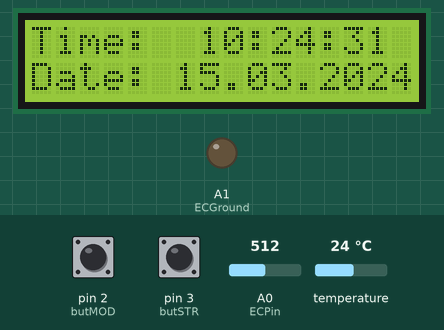
Simulated run of this sketch. Board: Arduino Uno, built with avr-gcc and run on an emulated ATmega328P. Parts: 16×2 character LCD, output pins drawn as LEDs (lit = HIGH). Inputs (shaded band) come from the test bench; at power-on: pin 2 (butMOD) HIGH, pin 3 (butSTR) HIGH, A0 (ECPin) = 512, temperature 24 °C. The local clock reads 2024-03-15 10:24:30 at power-on unless the sketch sets it; pins used as bus, display or sensor lines are not drawn; what the sketch prints to the serial monitor is not drawn.

Above: at 1.4 s.
1.5 s: pin 2 (butMOD) pulled LOW for 0.15 s
At 2.8 s:
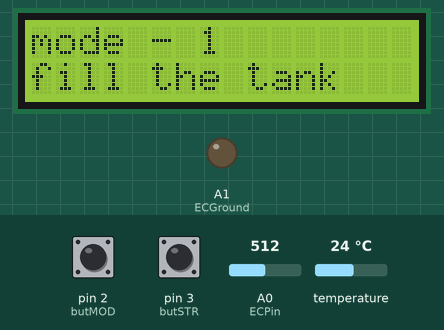
3.1 s: pin 3 (butSTR) pulled LOW for 0.15 s
At 4.3 s:
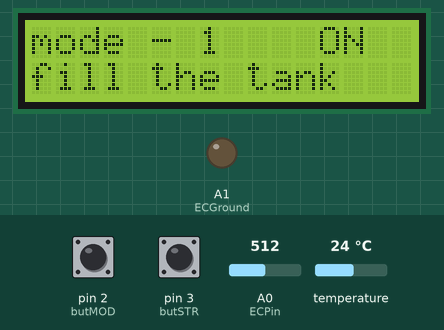
4.7 s: pin 2 (butMOD) pulled LOW for 1 s
At 6.9 s:
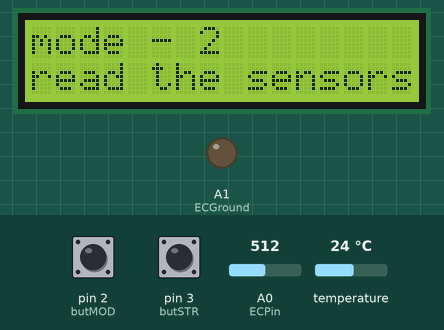
7.2 s: pin 3 (butSTR) pulled LOW for 1 s
At 8.1 s:
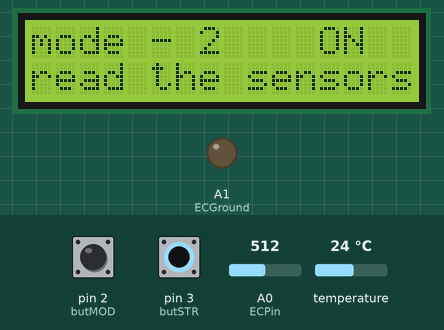
9.7 s: pin 3 (butSTR) pulled LOW for 0.15 s
At 10.8 s:
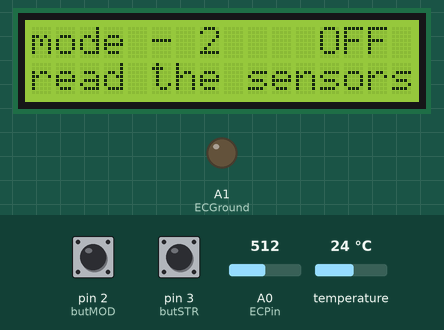
11.3 s: pin 2 (butMOD) pulled LOW for 0.15 s
At 12.7 s:
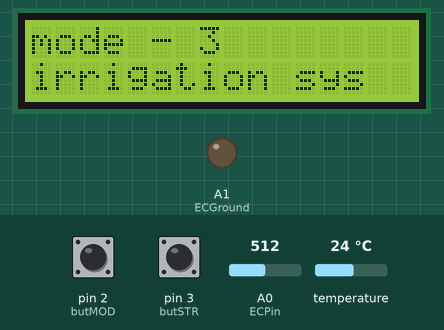
Timing chart, 0 to 13.9 s (numbered marks = the images above; inputs shaded):
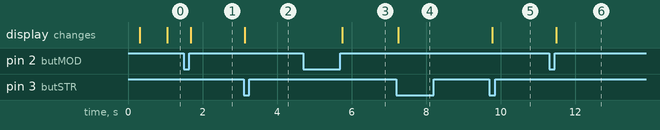

The sketch:

read_sensores.ino
```cpp
// --- Bibliotecas Auxiliares ---
#include <LiquidCrystal_I2C.h>
#include <DS3231.h>
#include <Wire.h>
#include <OneWire.h>
#include <DallasTemperature.h>

// Init the DS3231 using the hardware interface
DS3231  rtc(SDA, SCL);

// --- Mapeamento de Hardware ---
#define butMOD    2                                     //Botão para selecionar tela acima no digital 2
#define butSTR    3                                     //Botão de start ou stop do ambiente

//************************* User Defined Variables ********************************************************//


//##################################################################################
//-----------  Do not Replace R1 with a resistor lower than 300 ohms    ------------
//##################################################################################


int R1 = 1000;
int Ra = 25; //Resistance of powering Pins
int ECPin = A0;
int ECGround = A1;
int ECPower = A2;


//*********** Converting to ppm [Learn to use EC it is much better**************//
// Hana      [USA]        PPMconverion:  0.5
// Eutech    [EU]          PPMconversion:  0.64
//Tranchen  [Australia]  PPMconversion:  0.7
// Why didnt anyone standardise this?


float PPMconversion = 0.7;


//*************Compensating for temperature ************************************//
//The value below will change depending on what chemical solution we are measuring
//0.019 is generaly considered the standard for plant nutrients [google "Temperature compensation EC" for more info
float TemperatureCoef = 0.019; //this changes depending on what chemical we are measuring


//********************** Cell Constant For Ec Measurements *********************//
//Mine was around 2.9 with plugs being a standard size they should all be around the same
//But If you get bad readings you can use the calibration script and fluid to get a better estimate for K
float K = 2.88;


//************ Temp Probe Related *********************************************//
#define ONE_WIRE_BUS 11          // Data wire For Temp Probe is plugged into pin 11 on the Arduino

//***************************** END Of Recomended User Inputs *****************************************************************//

// Modulo I2C display no endereco 0x27
LiquidCrystal_I2C lcd(0x27, 2, 1, 0, 4, 5, 6, 7, 3, POSITIVE);

OneWire oneWire(ONE_WIRE_BUS);// Setup a oneWire instance to communicate with any OneWire devices
DallasTemperature sensors(&oneWire);// Pass our oneWire reference to Dallas Temperature.


void changeMenu();                                      //Função para modificar o menu atual
void dispMenu();                                        //Função para mostrar o menu atual
void menu1();
void menu2();
void menu3();
void menu4();

void controlaEC();

// --- Variáveis Globais ---
char menu = 0x01;                                       //Variável para selecionar o menu
boolean t_butMOD, t_butSTR;                             //Flags para armazenar o estado dos botões

static byte estadoSTR = 0;

static byte estadoSTR1 = 0;

static byte estadoSTR2 = 0;

static unsigned long delayBouce2;

static bool estadoBotaoSTR = true;

static bool estadoAntBotaoSTR = true;

long OnTime = 200;           // milliseconds of on-time
long OffTime = 500;          // milliseconds of off-time
int state_reles_rain = LOW;

unsigned long startMillis = 0;
unsigned long currentMillis = 0;
unsigned long previousMillis = 0;

float Temperature = 10;
float EC = 0;
float EC25 = 0;
int ppm = 0;

float raw = 0;
float Vin = 5;
float Vdrop = 0;
float Rc = 0;
float buffer = 0;

void setup() {
  Serial.begin(9600);
  rtc.begin();
  //Inicializa LCD 16 x 2
  lcd.begin (16, 2);

  pinMode(butMOD, INPUT_PULLUP);     //Entrada para os botões (digitais 2) com pull-ups internos
  pinMode(butSTR, INPUT_PULLUP);     //Entrada para os botões (digitais 3) com pull-ups internos

  //*********************************Setup - runs Once and sets pins etc ******************************************************//
  pinMode(ECPin, INPUT);
  pinMode(ECPower, OUTPUT); //Setting pin for sourcing current
  pinMode(ECGround, OUTPUT); //setting pin for sinking current
  digitalWrite(ECGround, LOW); //We can leave the ground connected permanantly

  t_butMOD   = 0x00;                                      //limpa flag do botão Mode
  t_butSTR   = 0x00;                                      //limpa flag do botão start

  delay(100);

  sensors.begin();// gives sensor time to settle

  delay(100);

  R1 = (R1 + Ra);

}

void loop() {
  changeMenu();
  dispMenu();

}

void changeMenu()                                       //Modifica o menu atual
{
  if (!digitalRead(butMOD))   t_butMOD   = 0x01;       //Botão Up pressionado? Seta flag

  if (digitalRead(butMOD) && t_butMOD)                  //Botão Up solto e flag setada?
  { //Sim...
    t_butMOD = 0x00;                                  //Limpa flag

    lcd.clear();                                     //Limpa display
    menu++;                                           //Incrementa menu

    if (menu > 0x04) menu = 0x01;                     //Se menu maior que 4, volta a ser 1

  } //end butUp

} //end changeMenu

void dispMenu()                                         //Mostra o menu atual
{
  switch (menu)                                       //Controle da variável menu
  {
    case 0x01:                                       //Caso 1
      menu1();                                   //Chama a função de relógio

      break;                                     //break
    case 0x02:                                       //Caso 2
      menu2();                                   //Chama a função do termômetro

      break;                                     //break
    case 0x03:                                       //Caso 3
      menu3();                                   //Chama função para acionamento de lâmpadas

      break;                                     //break
    case 0x04:                                       //Caso 3
      menu4();                                   //Chama função para acionamento de lâmpadas

      break;                                     //break

  } //end switch menu

} //end dispMenu

void menu1()
{
  lcd.setCursor(0, 0);
  lcd.print("Time:  ");
  lcd.print(rtc.getTimeStr());

  lcd.setCursor(0, 1);
  lcd.print("Date: ");
  lcd.print(rtc.getDateStr());


} //end menu1

void menu2()                                            //Função genérica para um quarto menu...
{
  lcd.setCursor(0, 0);
  lcd.print("mode - 1");
  lcd.setCursor(0, 1);
  lcd.print("fill the tank");

  estadoBotaoSTR = digitalRead (butSTR);
  if ((!estadoBotaoSTR && estadoAntBotaoSTR) && ((millis() - delayBouce2))) {
    estadoSTR++;
    if (estadoSTR > 2) {
      lcd.clear();
      estadoSTR = 0;
    }
    delayBouce2 = millis();
  }

  estadoAntBotaoSTR = estadoBotaoSTR;
  switch (estadoSTR)                                     //Controle do set1
  {
    case 0x01:                                        //Caso 1
      lcd.setCursor(0, 0);
      lcd.print("mode - 1");
      lcd.setCursor(0, 1);
      lcd.print("fill the tank");
      lcd.setCursor(12, 0);                     //Posiciona cursor na coluna 1, linha 2
      lcd.print("ON");                         //Imprime mensagem

      break;
    case 0x02:                                    //Caso 2
      lcd.setCursor(0, 0);
      lcd.print("mode - 1");
      lcd.setCursor(0, 1);
      lcd.print("fill the tank");
      lcd.setCursor(12, 0);                   //Posiciona cursor na coluna 1, linha 2
      lcd.print("OFF");                       //Imprime mensagem

      break;                                  //Break

  } //end switch set1

} //end menu2

void menu3()                                            //Função genérica para um quarto menu...
{
  lcd.setCursor(0, 0);
  lcd.print("mode - 2");
  lcd.setCursor(0, 1);
  lcd.print("read the sensors");

  estadoBotaoSTR = digitalRead (butSTR);
  if ((!estadoBotaoSTR && estadoAntBotaoSTR) && ((millis() - delayBouce2))) {
    estadoSTR2++;
    if (estadoSTR2 > 2) {
      lcd.clear();
      estadoSTR2 = 0;
    }
    delayBouce2 = millis();
  }

  estadoAntBotaoSTR = estadoBotaoSTR;

  switch (estadoSTR2)                                     //Controle do set1
  {
    case 0x01:                                        //Caso 1
      lcd.setCursor(0, 0);
      lcd.print("mode - 2");
      lcd.setCursor(0, 1);
      lcd.print("read the sensors");
      lcd.setCursor(12, 0);                     //Posiciona cursor na coluna 1, linha 2
      lcd.print("ON");                         //Imprime mensagem
      controlaEC();
      break;
    case 0x02:                                    //Caso 2
      lcd.setCursor(0, 0);
      lcd.print("mode - 2");
      lcd.setCursor(0, 1);
      lcd.print("read the sensors");
      lcd.setCursor(12, 0);                   //Posiciona cursor na coluna 1, linha 2
      lcd.print("OFF");                       //Imprime mensagem
      controlaEC();
      break;                                  //Break

  } //end switch set1

} //end menu3

void menu4()                                            //Função genérica para um quarto menu...
{
  lcd.setCursor(0, 0);
  lcd.print("mode - 3");
  lcd.setCursor(0, 1);
  lcd.print("irrigation sys");

  estadoBotaoSTR = digitalRead (butSTR);
  if ((!estadoBotaoSTR && estadoAntBotaoSTR) && ((millis() - delayBouce2))) {
    estadoSTR1++;
    if (estadoSTR1 > 2) {
      lcd.clear();
      estadoSTR1 = 0;
    }
    delayBouce2 = millis();
  }

  estadoAntBotaoSTR = estadoBotaoSTR;
  switch (estadoSTR1)                                     //Controle do set1
  {
    case 0x01:                                        //Caso 1
      lcd.setCursor(0, 0);
      lcd.print("mode - 3");
      lcd.setCursor(0, 1);
      lcd.print("irrigation sys");
      lcd.setCursor(12, 0);                     //Posiciona cursor na coluna 1, linha 2
      lcd.print("ON");                         //Imprime mensagem

      break;
    case 0x02:                                    //Caso 2
      lcd.setCursor(0, 0);
      lcd.print("mode - 3");
      lcd.setCursor(0, 1);
      lcd.print("irrigation sys");
      lcd.setCursor(12, 0);                   //Posiciona cursor na coluna 1, linha 2
      lcd.print("OFF");                       //Imprime mensagem

      break;                                  //Break

  } //end switch set1

} //end menu3

//************ This Loop Is called From Main Loop************************//
void GetEC() {


  //*********Reading Temperature Of Solution *******************//
  sensors.requestTemperatures();// Send the command to get temperatures
  Temperature = sensors.getTempCByIndex(0); //Stores Value in Variable


  //************Estimates Resistance of Liquid ****************//
  digitalWrite(ECPower, HIGH);
  raw = analogRead(ECPin);
  raw = analogRead(ECPin); // This is not a mistake, First reading will be low beause if charged a capacitor
  digitalWrite(ECPower, LOW);


  //***************** Converts to EC **************************//
  Vdrop = (Vin * raw) / 1024.0;
  Rc = (Vdrop * R1) / (Vin - Vdrop);
  Rc = Rc - Ra; //acounting for Digital Pin Resitance
  EC = 1000 / (Rc * K);


  //*************Compensating For Temperaure********************//
  EC25  =  EC / (1 + TemperatureCoef * (Temperature - 25.0));
  ppm = (EC25) * (PPMconversion * 1000);


  ;
}
//************************** End OF EC Function ***************************//

//***This Loop Is called From Main Loop- Prints to serial usefull info ***//
void PrintReadingsEC() {
  Serial.print("Rc: ");
  Serial.print(Rc);
  Serial.print(" EC: ");
  Serial.print(EC25);
  Serial.print(" Simens  ");
  Serial.print(ppm);
  Serial.print(" ppm  ");
  Serial.print(Temperature);
  Serial.println(" *C ");

  /*
    //********** Usued for Debugging ************
    Serial.print("Vdrop: ");
    Serial.println(Vdrop);
    Serial.print("Rc: ");
    Serial.println(Rc);
    Serial.print(EC);
    Serial.println("Siemens");
    //********** end of Debugging Prints *********
  */
};

//************************************* Main Loop - controlaEC() ***************************************************************//

//Moved Heavy Work To subroutines so you can call them from main loop without cluttering the main loop
void controlaEC() {
  static unsigned long delayEC;

switch (estadoSTR2)                                //Controle do set1
  {
  case 0x01:                                     //Caso 1

  if ( (millis() - delayEC) < 500) {

    GetEC();          //Calls Code to Go into GetEC() Loop [Below Main Loop] dont call this more that 1/5 hhz [once every five seconds] or you will polarise the water
    PrintReadingsEC();  // Cals Print routine [below main loop]

  }

  if ( (millis() - delayEC) >= 4500) {
    //Zera a variavel delayPisca com o tempo atual depois que passar 800 ms
    delayEC = millis();
  }
  break;
  case 0x02:
  Serial.print("Rc: ");

  Serial.print(" EC: ");

  Serial.print(" Simens  ");

  Serial.print(" ppm  ");

  Serial.println(" *C ");
  break;
  }

}
//************************************** End Of Main Loop **********************************************************************//
```

Measured:
- after the input at 1.5 s, the display: changes after 0.19 s (image 1)
- after the input at 3.1 s, the display: changes at once (image 2)
- after the input at 4.7 s, the display: changes after 1.1 s (image 3)
- after the input at 7.2 s, the display: changes after 0.05 s (image 4)
- after the input at 9.7 s, the display: changes after 0.07 s (image 5)
- after the input at 11.3 s, the display: changes after 0.19 s (image 6)
